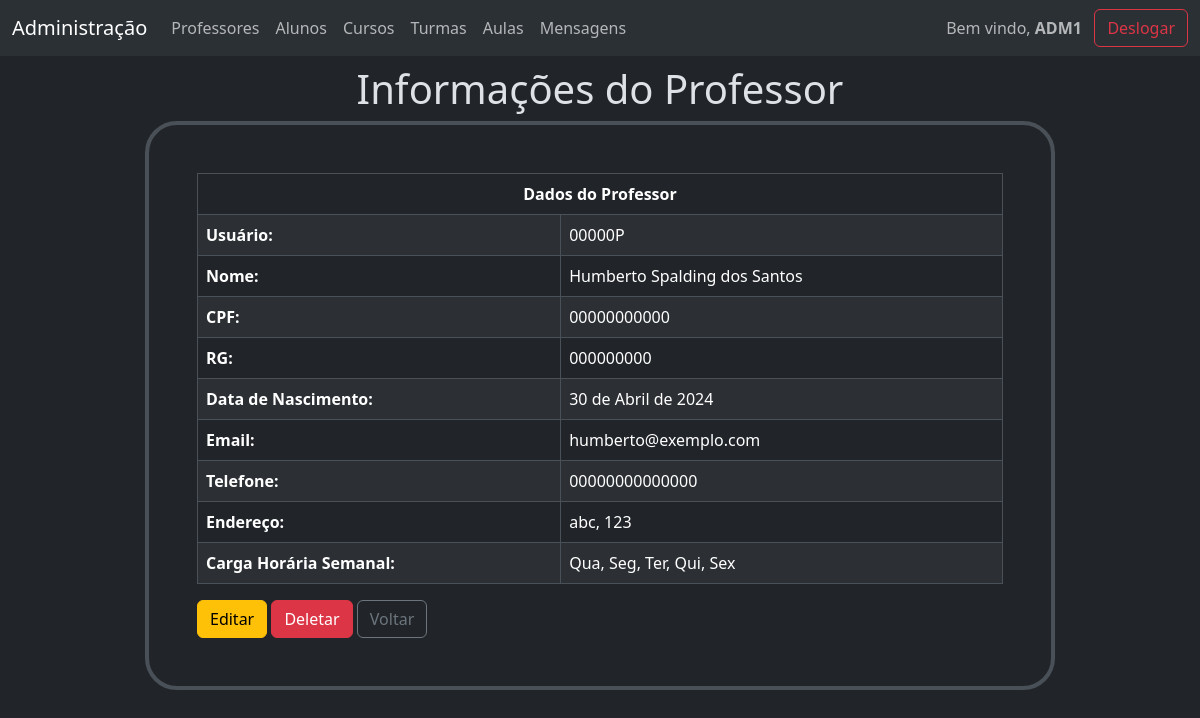
/gerenciamento/professor/1 (signed in), run on the app's committed database.
### gerenciamento/models.py (models this page shows, shortened)
class Pessoa(models.Model):
    id = models.AutoField(primary_key=True)
    usuario = models.OneToOneField(User, on_delete=models.CASCADE, null=True, blank=True)
    nome = models.CharField(max_length=55)
    cpf = models.CharField(max_length=11, unique=True)
    rg = models.CharField(max_length=9, unique=True)
    data_nascimento = models.DateField()
    email = models.EmailField(max_length=55, unique=True)
    telefone = models.CharField(max_length=14, unique=True)
    endereco = models.CharField(max_length=55)
    class Meta:
        abstract = True

class Professor(Pessoa):
    carga_horaria_semanal = models.ManyToManyField(
        DiaDaSemana,
        through='CargaHorariaProfessor',
        related_name='carga_horaria_professores',
    )
    class Meta:
        verbose_name_plural = 'Professores'
    pass

class DiaDaSemana(models.Model):
    id = models.AutoField(primary_key=True)
    dia = models.CharField(max_length=13, unique=True)
    class Meta:
        verbose_name_plural = 'Dias da Semana'
    def __str__(self):
        return self.dia

### gerenciamento/views.py (the view)
# urls.py: path('gerenciamento/professor/<int:id>', views.informacoes_do_professor, name='inf_pro'),
@user_passes_test(escola)
def informacoes_do_professor(request, id):
    professor = Professor.objects.get(id=id)
    context = {'professor': professor}
    return render(request, 'gerenciamento/professor/professor.html', context)

### gerenciamento/views.py (called while the page is built)
def escola(user):
    return user.groups.filter(name='Escola').exists()

### templates/gerenciamento/professor/professor.html (shortened to what this page needs)
{% extends "gerenciamento/base.html" %}
{% block corpo %}
<div class='col-10 mx-auto'>
    <div class='text-center'>
        <h1>Informações do Professor</h1>
    </div>
    <div class='border p-5 border-4 rounded-5'>
        <table class="table table-striped table-bordered">
            <thead>
                <tr>
                    <th class='text-center' colspan='2' >Dados do Professor</th>
                </tr>
            </thead>
            <tbody>
                <tr>
                    <th>Usuário:</th>
                    <td>
                        {% if professor.usuario %}
                            {{professor.usuario}}
                        {% endif %}
                    </td>
                </tr>
                <tr>
                    <th>Nome:</th>
                    <td>{{professor.nome}}</td>
                </tr>
                <tr>
                    <th>CPF:</th>
                    <td>{{professor.cpf}}</td>
                </tr>
                <tr>
                    <th>RG:</th>
                    <td>{{professor.rg}}</td>
                </tr>
                <tr>
                    <th>Data de Nascimento:</th>
                    <td>{{professor.data_nascimento}}</td>
                </tr>
                <tr>
                    <th>Email:</th>
                    <td>{{professor.email}}</td>
                </tr>
                <tr>
                    <th>Telefone:</th>
                    <td>{{professor.telefone}}</td>
                </tr>
                <tr>
                    <th>Endereço:</th>
                    <td>{{professor.endereco}}</td>
                </tr>
                <tr>
                    <th>Carga Horária Semanal:</th>
                    <td>
                        {% for carga_horaria_semanal in professor.carga_horaria_semanal.all %}
                            {{ carga_horaria_semanal }}{% if not forloop.last %}, {% endif %}
                        {% endfor %}
                    </td>
                </tr>
            </tbody>
        </table>
        <div>
            <div>
                <a class='btn btn-warning' href="{% url "edi_inf_pro" professor.id %}">Editar</a>
                <a class='btn btn-danger' href="{% url "del_pro" professor.id %}">Deletar</a>
                <a class='btn btn-outline-secondary' href="{% url "lis_pros" %}">Voltar</a>
            </div>
        </div>
    </div>
</div>
{% endblock corpo %}

### templates/gerenciamento/base.html (shortened to what this page needs)
{% extends "base.html" %}
{% block base %}
<div>
    <nav class="navbar fixed-top navbar-expand-lg bg-body-tertiary" >
        <div class="container-fluid">
            <a class="navbar-brand" href="{% url "indexescola" %}">Administração</a>
            <div class="collapse navbar-collapse" id="navbarNavDropdown">
                <ul class="navbar-nav me-auto">
                    <li class="nav-item">
                        <a class="nav-link" href="{% url "lis_pros" %}">Professores</a>
                    </li>
                    <li class="nav-item">
                        <a class="nav-link" href="{% url "lis_alus" %}">Alunos</a>
                    </li>
                    <li class="nav-item">
                        <a class="nav-link" href="{% url "lis_curs" %}">Cursos</a>
                    </li>
                    <li class="nav-item">
                        <a class="nav-link" href="{% url "lis_turs" %}">Turmas</a>
                    </li>
                    <li class="nav-item">
                        <a class="nav-link" href="{% url "lis_auls" %}">Aulas</a>
                    </li>
                    <li class="nav-item">
                        <a class="nav-link" href="{% url "msgs" %}">Mensagens</a>
                    </li>
                </ul>
                <span class='navbar-text'>Bem vindo, <strong>{{user.first_name}}</strong></span>
                <a class='btn btn-outline-danger' href="{% url "desl" %}">Deslogar</a>
            </div>
        </div>
    </nav>
</div>
<div class='container'>
    {% block corpo %}{% endblock corpo %}
</div>
{% endblock base %}

### data on the page
Professor: usuario "00000P", nome "Humberto Spalding dos Santos", cpf "00000000000", rg "000000000", data_nascimento "30 de Abril de 2024", email "humberto@exemplo.com", telefone "00000000000000", endereco "abc, 123"
DiaDaSemana: dia "Qua"
DiaDaSemana: dia "Seg"
DiaDaSemana: dia "Ter"
DiaDaSemana: dia "Qui"
DiaDaSemana: dia "Sex"

### other printed values
{{ user.first_name }} "ADM1"
